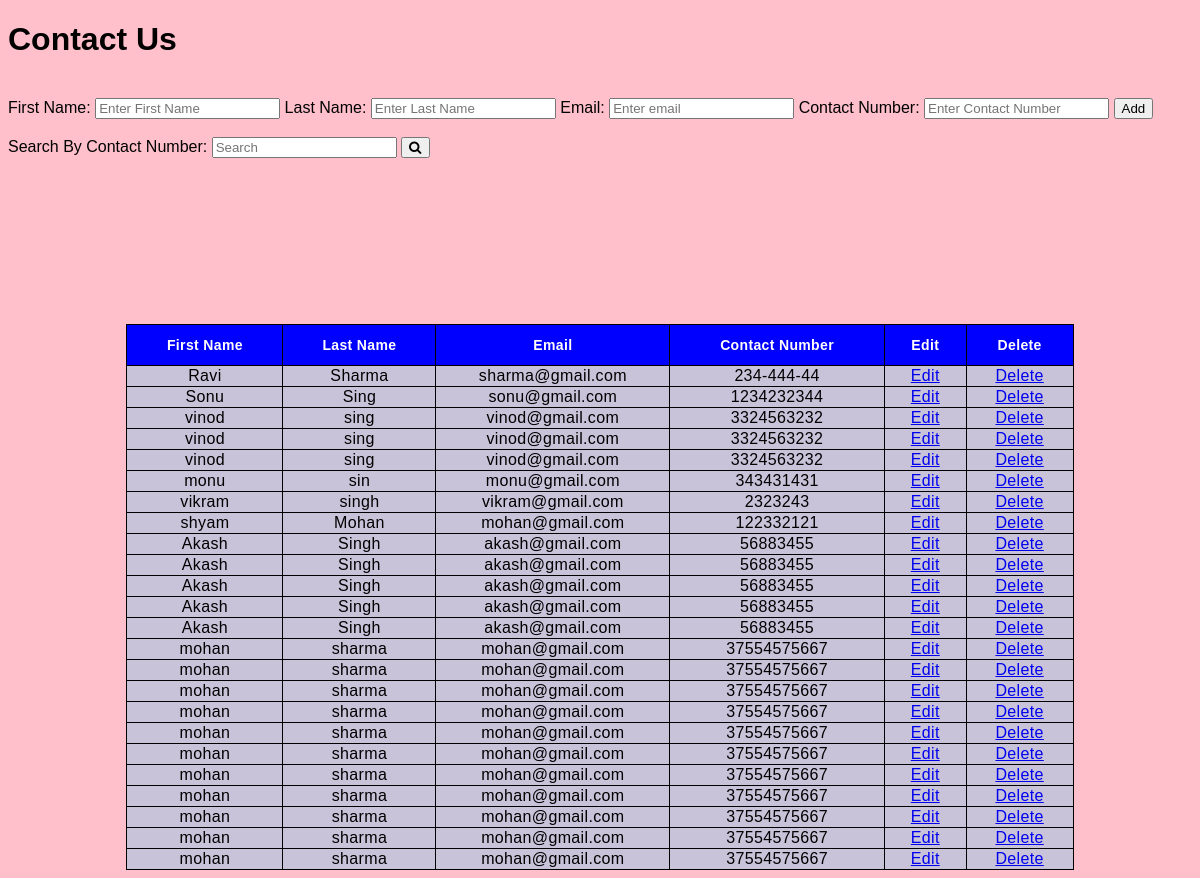
The page / on the database its author committed.
### home/models.py (models this page shows)
class Contact(models.Model):
    FirstName = models.CharField(max_length=30)
    LastName = models.CharField(max_length=30)
    Email = models.EmailField()
    ContactNumber = models.CharField(max_length=10)

### home/views.py (the view, shortened to what this page needs)
# urls.py: path('', views.saveinfo, name = 'saveinfo'),
def saveinfo(request):
    Data = Contact.objects.all()
    return render(request, 'index.html', {'Data':Data})

### templates/index.html (shortened to what this page needs)
{% load static %}
<!DOCTYPE html>
<html lang="en">
    <head>
        <link rel="stylesheet" href="https://cdnjs.cloudflare.com/ajax/libs/font-awesome/4.7.0/css/font-awesome.min.css">
<h1 >Contact Us </h1>
    </head>
    <body >
        <br>
        <form acton="/saveinfo" class="form-inline" method="post">
        <label for = "firstname">First Name:</label>
        <input type="text" id="firstname" placeholder="Enter First Name" name="firstname" required>
        <label for = "lastname">Last Name:</label>
        <input type="text" id="lastname" placeholder="Enter Last Name" name="lastname" required>
        <label for="email">Email:</label>
        <input type="email" id="email" placeholder="Enter email" name="email" required>
        <label for="phone">Contact Number:</label>
        <input type="phone" id="phone" name="phone" placeholder="Enter Contact Number" name="ContactNumber" required>
        <button type="submit" >Add</button>
</form>
<br>
<form method="get" action="/search">
        <label for="search">Search By Contact Number:</label>
        <input type="phone" id="query1" placeholder="Search " name="query1">
        <button type="submit"><i class="fa fa-search"></i></button>
</form>
<br>
<br>
<br>
    <br>
    <br>
    <br>
                                <div class="table-container">
                                <br>
                                    <table class="table" id="dataTable" width="100%" cellspacing="0">
                                       <thead>
                                            <tr>
                                                <th>First Name</th>
                                                <th>Last Name</th>
                                                <th>Email</th>
                                                <th>Contact Number</th>
                                                <th>Edit</th>
                                                <th>Delete</th>
                                            </tr>
                                        </thead>
                                    {% for info in Data %}
                                            <tr>
                                                <td data-label="Name">{{info.FirstName}}</td>
                                                <td data-label="Name">{{info.LastName}}</td>
                                                <td data-label="Email">{{info.Email}}</td>
                                                <td data-label="ContactNumber">{{info.ContactNumber}}</td>
                                                <td><a href="{% url 'edit' info.id %}" class = " btn btn-success ">Edit</a></td>
                                                <td><a href="{% url 'delete' info.id %}" class = " btn btn-danger ">Delete</a></td>
                                            </tr>
                                    {% endfor %}
                                    </table>
    </div>
</body>
</html>

### templates/index.html (style rules this page uses)
body { background-color:#FFC0CB; font-family:sans-serif; }
.table-container { padding:0 10%; margin:40px auto 0; }
.table { width:100%; border-collapse:collapse; }
.table thead { background-color:#0000FF; }
.table thead tr th { font-size:14px; font-weight:600; letter-spacing:0.35px; color: #FFFFFF; opacity:1; padding:12px; vertical-align:top; border:1px solid #000000; }
.table tbody tr td { font-size:14 px; Letter-spacing:0.35px; font-weight:normal; background-color:#3cf4; padding:8 px; text-align:center; border:1px solid #000000; }

### rows shown on the page
Contact: FirstName "Ravi", LastName "Sharma", Email "sharma@gmail.com", ContactNumber "234-444-44"
Contact: FirstName "Sonu", LastName "Sing", Email "sonu@gmail.com", ContactNumber "1234232344"
Contact: FirstName "vinod", LastName "sing", Email "vinod@gmail.com", ContactNumber "3324563232"
Contact: FirstName "vinod", LastName "sing", Email "vinod@gmail.com", ContactNumber "3324563232"
Contact: FirstName "vinod", LastName "sing", Email "vinod@gmail.com", ContactNumber "3324563232"
Contact: FirstName "monu", LastName "sin", Email "monu@gmail.com", ContactNumber "343431431"
Contact: FirstName "vikram", LastName "singh", Email "vikram@gmail.com", ContactNumber "2323243"
Contact: FirstName "shyam", LastName "Mohan", Email "mohan@gmail.com", ContactNumber "122332121"
Contact: FirstName "Akash", LastName "Singh", Email "akash@gmail.com", ContactNumber "56883455"
Contact: FirstName "Akash", LastName "Singh", Email "akash@gmail.com", ContactNumber "56883455"
Contact: FirstName "Akash", LastName "Singh", Email "akash@gmail.com", ContactNumber "56883455"
Contact: FirstName "Akash", LastName "Singh", Email "akash@gmail.com", ContactNumber "56883455"
Contact: FirstName "Akash", LastName "Singh", Email "akash@gmail.com", ContactNumber "56883455"
Contact: FirstName "mohan", LastName "sharma", Email "mohan@gmail.com", ContactNumber "37554575667"
Contact: FirstName "mohan", LastName "sharma", Email "mohan@gmail.com", ContactNumber "37554575667"
Contact: FirstName "mohan", LastName "sharma", Email "mohan@gmail.com", ContactNumber "37554575667"
Contact: FirstName "mohan", LastName "sharma", Email "mohan@gmail.com", ContactNumber "37554575667"
Contact: FirstName "mohan", LastName "sharma", Email "mohan@gmail.com", ContactNumber "37554575667"
Contact: FirstName "mohan", LastName "sharma", Email "mohan@gmail.com", ContactNumber "37554575667"
Contact: FirstName "mohan", LastName "sharma", Email "mohan@gmail.com", ContactNumber "37554575667"
Contact: FirstName "mohan", LastName "sharma", Email "mohan@gmail.com", ContactNumber "37554575667"
Contact: FirstName "mohan", LastName "sharma", Email "mohan@gmail.com", ContactNumber "37554575667"
Contact: FirstName "mohan", LastName "sharma", Email "mohan@gmail.com", ContactNumber "37554575667"
Contact: FirstName "mohan", LastName "sharma", Email "mohan@gmail.com", ContactNumber "37554575667"
